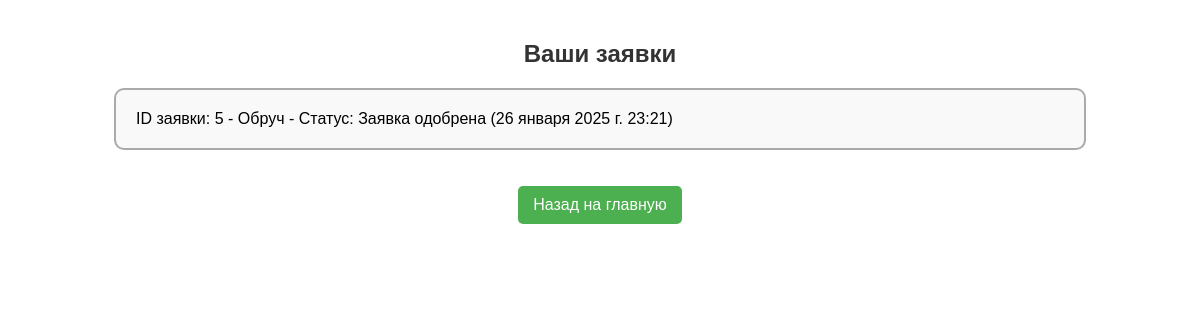
Before: /inventory/track_requests/ (signed in) with the older database file.
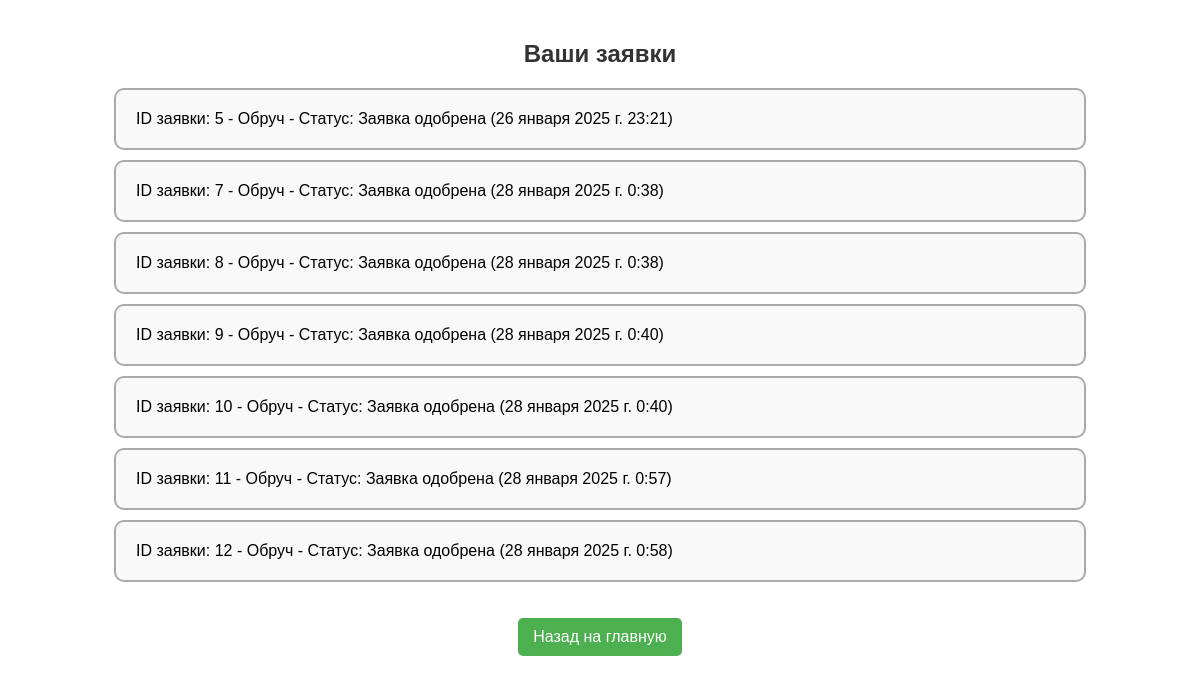
After: the same page with the newer database file.
### invpage/models.py (models this page shows, shortened)
class InventoryRequest(models.Model):
    user = models.ForeignKey(settings.AUTH_USER_MODEL, on_delete=models.CASCADE)
    item_name = models.CharField(max_length=255)
    status = models.CharField(max_length=50, default='В ожидании')
    created_at = models.DateTimeField(auto_now_add=True)
    request_id = models.AutoField(primary_key=True)
    quantity = models.PositiveIntegerField(default=0)

### invpage/views.py (the view)
# urls.py: path('track_requests/', track_requests, name='track_requests'),
@login_required
def track_requests(request):
    requests = InventoryRequest.objects.filter(user=request.user)
    return render(request, 'invpage/track_requests.html', {'requests': requests})

### invpage/templates/invpage/track_requests.html (shortened to what this page needs)
{% load static %}
<!DOCTYPE html>
<html lang="en">
<head>
    <link rel="stylesheet" href="{% static 'invpage/css/inv.css' %}">
    <link rel="stylesheet" href="{% static 'invpage/css/track.css' %}">
</head>
<body>
<h1>Ваши заявки</h1>
<ul>
    {% for request in requests %}
        <li>ID заявки: {{ request.request_id }} - {{ request.item_name }} - Статус: {{ request.status }} ({{ request.created_at }})</li>
    {% empty %}
        <li>У вас нет заявок.</li>
    {% endfor %}
</ul>
<div class="button-container">
   <a href="{% url 'index' %}">Назад на главную</a>
</div>
</body>
</html>

### invpage/static/invpage/css/inv.css (style rules this page uses)
h1 { text-align: center; margin: 20px 0; font-size: 24px; color: #2c3e50; }
body { font-family: Arial, sans-serif; margin: 0; padding: 0; }

### invpage/static/invpage/css/track.css (style rules this page uses)
body { font-family: Arial, sans-serif; margin: 0; padding: 20px; }
h1 { color: #333; margin-bottom: 20px; text-align: center; }
ul { list-style-type: none; padding: 0; }
ul li { border: 2px solid #aaa; border-radius: 10px; background-color: #f9f9f9; padding: 20px; width: 80%; margin: 10px auto; display: flex; flex-direction: column; justify-content: center; align-items: flex-start; }
a { display: inline-block; margin-top: 20px; padding: 10px 15px; background-color: #4CAF50; color: white; text-decoration: none; border-radius: 5px; text-align: center; }
.button-container { text-align: center; }

Changed rows visible on the page:
added InventoryRequest: request_id "7", item_name "Обруч", status "Заявка одобрена", created_at "28 января 2025 г. 0:38"
added InventoryRequest: request_id "8", item_name "Обруч", status "Заявка одобрена", created_at "28 января 2025 г. 0:38"
added InventoryRequest: request_id "9", item_name "Обруч", status "Заявка одобрена", created_at "28 января 2025 г. 0:40"
added InventoryRequest: request_id "10", item_name "Обруч", status "Заявка одобрена", created_at "28 января 2025 г. 0:40"
added InventoryRequest: request_id "11", item_name "Обруч", status "Заявка одобрена", created_at "28 января 2025 г. 0:57"
added InventoryRequest: request_id "12", item_name "Обруч", status "Заявка одобрена", created_at "28 января 2025 г. 0:58"
